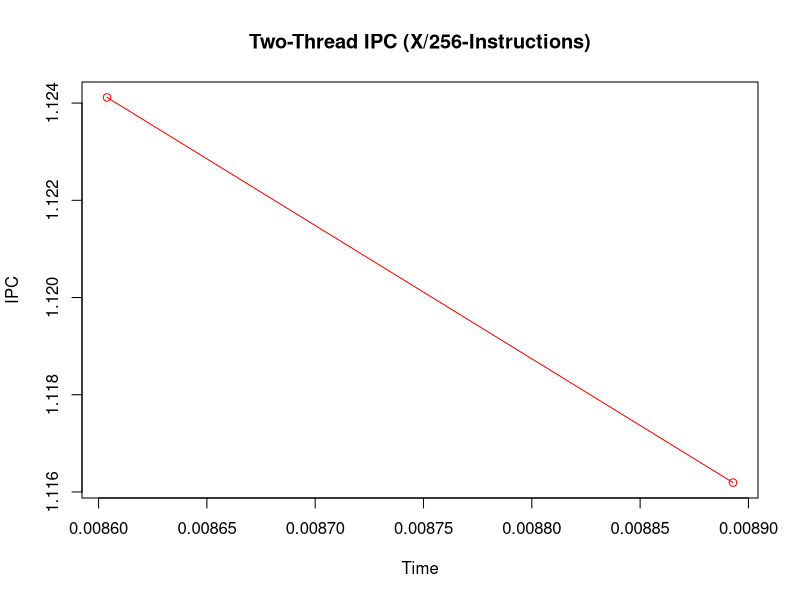
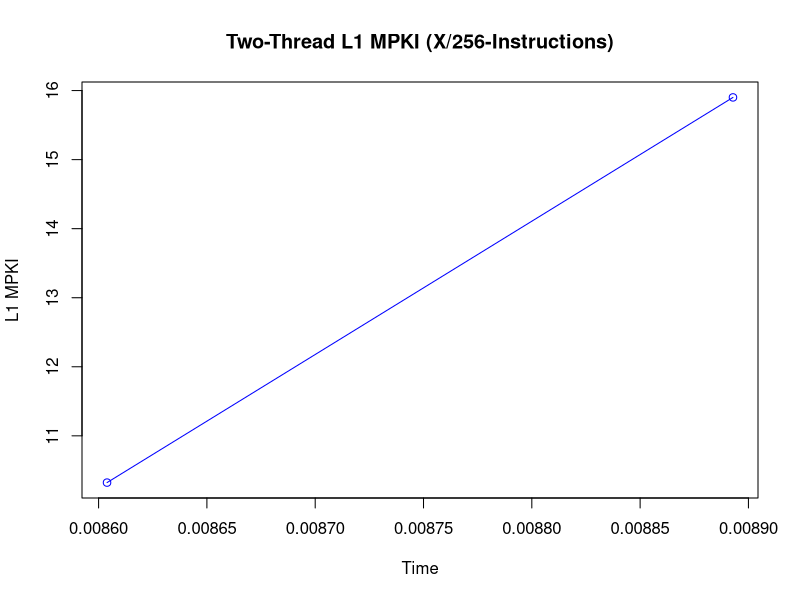
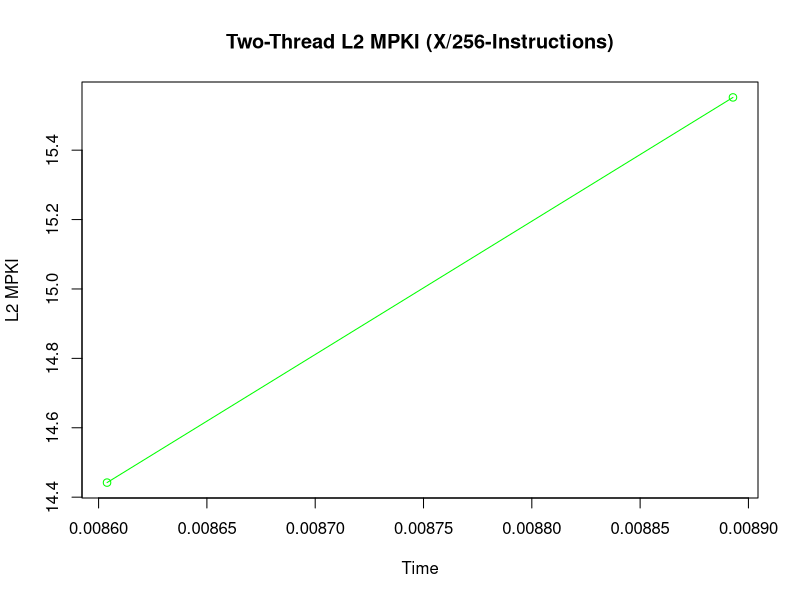
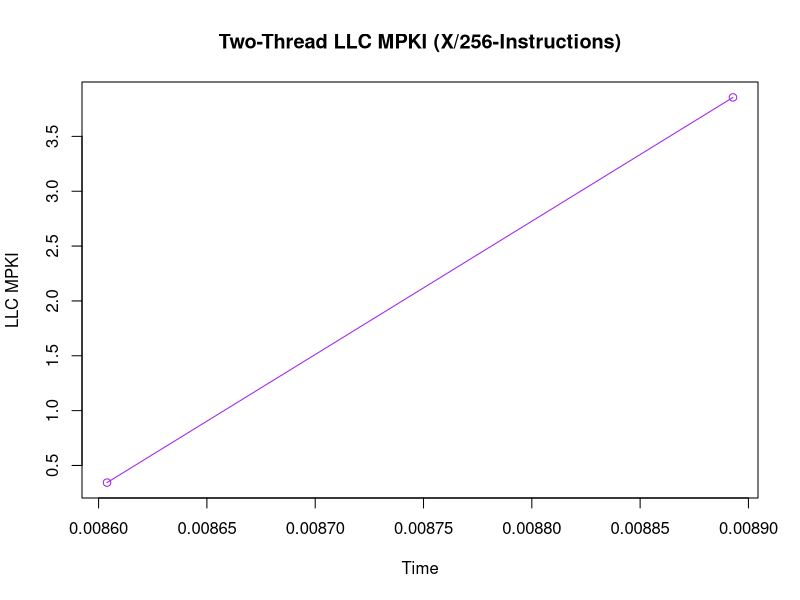
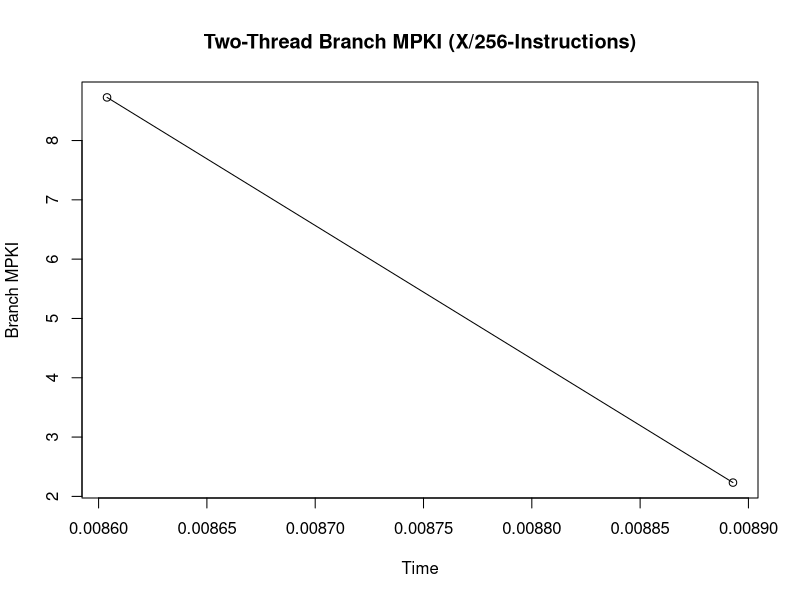

Write R code to recreate these figures, in order.
#-----------------------------------------------------------------------------------------------------------------
# Two Thread (X/256)
#-----------------------------------------------------------------------------------------------------------------

data <- read.csv("two_thread_saliency_run_D256.csv")

data$Timestamp <- as.character(data$Timestamp)
data$Timestamp[which(data$Timestamp=="<not counted>")] <- "0"
data$Timestamp <- as.numeric(data$Timestamp)

data$instructions <- as.character(data$instructions)
data$instructions[which(data$instructions=="<not counted>")] <- "0"
data$instructions <- as.numeric(data$instructions)

data$cpu.cycles <- as.character(data$cpu.cycles)
data$cpu.cycles[which(data$cpu.cycles=="<not counted>")] <- "0"
data$cpu.cycles <- as.numeric(data$cpu.cycles)

data$L1.dcache.load.misses <- as.character(data$L1.dcache.load.misses)
data$L1.dcache.load.misses[which(data$L1.dcache.load.misses=="<not counted>")] <- "0"
data$L1.dcache.load.misses <- as.numeric(data$L1.dcache.load.misses)

data$l2_rqsts.miss <- as.character(data$l2_rqsts.miss)
data$l2_rqsts.miss[which(data$l2_rqsts.miss=="<not counted>")] <- "0"
data$l2_rqsts.miss <- as.numeric(data$l2_rqsts.miss)

data$LLC.load.misses <- as.character(data$LLC.load.misses)
data$LLC.load.misses[which(data$LLC.load.misses=="<not counted>")] <- "0"
data$LLC.load.misses <- as.numeric(data$LLC.load.misses)

data$branch.misses <- as.character(data$branch.misses)
data$branch.misses[which(data$branch.misses=="<not counted>")] <- "0"
data$branch.misses <- as.numeric(data$branch.misses)

#-----------------------------------------------------------------------------------------------------------------
# Two Thread IPC Plott (X/256)
#-----------------------------------------------------------------------------------------------------------------

IPC = data$instructions/data$cpu.cycles
plot(IPC ~ data$Timestamp, type="o", col="red", main="Two-Thread IPC (X/256-Instructions)", xlab="Time", ylab="IPC")
#par(new = TRUE) #Plots the next graph on the same graph

#-----------------------------------------------------------------------------------------------------------------
# Two Thread L1 MPKI Plot (X/256)
#-----------------------------------------------------------------------------------------------------------------

L2MPKI = (data$L1.dcache.load.misses)/(data$instructions/1000)
plot(L2MPKI ~ data$Timestamp, type="o", col="blue", main="Two-Thread L1 MPKI (X/256-Instructions)", xlab="Time", ylab="L1 MPKI")

#-----------------------------------------------------------------------------------------------------------------
# Two Thread L2 MPKI Plot (X/256)
#-----------------------------------------------------------------------------------------------------------------

L2MPKI = (data$l2_rqsts.miss)/(data$instructions/1000)
plot(L2MPKI ~ data$Timestamp, type="o", col="green", main="Two-Thread L2 MPKI (X/256-Instructions)", xlab="Time", ylab="L2 MPKI")

#-----------------------------------------------------------------------------------------------------------------
# Two Thread LLC MPKI Plot (X/256)
#-----------------------------------------------------------------------------------------------------------------

LLCMPKI = (data$LLC.load.misses)/(data$instructions/1000)
plot(LLCMPKI ~ data$Timestamp, type="o", col="purple", main="Two-Thread LLC MPKI (X/256-Instructions)", xlab="Time", ylab="LLC MPKI")

#-----------------------------------------------------------------------------------------------------------------
# Two Thread Branch MPKI Plot (X/256)
#-----------------------------------------------------------------------------------------------------------------

BranchMPKI= (data$branch.misses)/(data$instructions/1000)
plot(BranchMPKI ~ data$Timestamp, type="o", col="black", main="Two-Thread Branch MPKI (X/256-Instructions)", xlab="Time", ylab="Branch MPKI")
